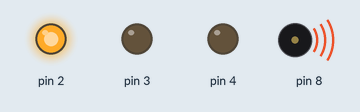
This sketch was run on a simulated Arduino Uno, built with avr-gcc and run on an emulated ATmega328P. On the bench: output pins drawn as LEDs (lit = HIGH), buzzer (waves = sounding).

Above: at 0.08 s.
At 10.2 s:
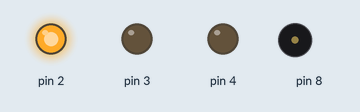
At 15.84 s:
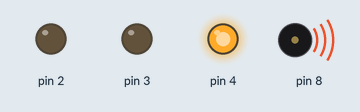
At 17.25 s:
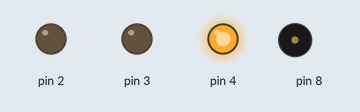
At 20.57 s:
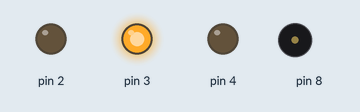
At 36.58 s:
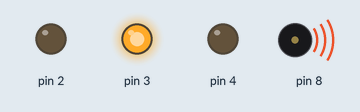
Timing chart, 0 to 40.0 s (numbered marks = the images above):
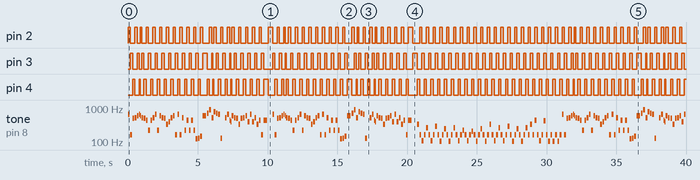

The sketch:

tetris.ino
```cpp
#include "pitches.h"
//notes in the melody:
int melody[] = {
NOTE_E5, NOTE_E3, NOTE_B4, NOTE_C5, NOTE_D5, NOTE_E5, NOTE_D5, NOTE_C5,
NOTE_B4, NOTE_A4, NOTE_A3, NOTE_A4, NOTE_C5, NOTE_E5, NOTE_A3, NOTE_D5,
NOTE_C5, NOTE_B4, NOTE_E4, NOTE_G4, NOTE_C5, NOTE_D5, NOTE_E3, NOTE_E5,
NOTE_E3, NOTE_C5, NOTE_A3, NOTE_A4, NOTE_A3, NOTE_A4, NOTE_A3, NOTE_B2,
NOTE_C3, NOTE_D3, NOTE_D5, NOTE_F5, NOTE_A5, NOTE_C5, NOTE_C5, NOTE_G5,
NOTE_F5, NOTE_E5, NOTE_C3, 0, NOTE_C5, NOTE_E5, NOTE_A4, NOTE_G4, NOTE_D5,
NOTE_C5, NOTE_B4, NOTE_E4, NOTE_B4, NOTE_C5, NOTE_D5, NOTE_G4, NOTE_E5,
NOTE_G4, NOTE_C5, NOTE_E4, NOTE_A4, NOTE_E3, NOTE_A4, 0,
NOTE_E5, NOTE_E3, NOTE_B4, NOTE_C5, NOTE_D5, NOTE_E5, NOTE_D5, NOTE_C5,
NOTE_B4, NOTE_A4, NOTE_A3, NOTE_A4, NOTE_C5, NOTE_E5, NOTE_A3, NOTE_D5,
NOTE_C5, NOTE_B4, NOTE_E4, NOTE_G4, NOTE_C5, NOTE_D5, NOTE_E3, NOTE_E5,
NOTE_E3, NOTE_C5, NOTE_A3, NOTE_A4, NOTE_A3, NOTE_A4, NOTE_A3, NOTE_B2,
NOTE_C3, NOTE_D3, NOTE_D5, NOTE_F5, NOTE_A5, NOTE_C5, NOTE_C5, NOTE_G5,
NOTE_F5, NOTE_E5, NOTE_C3, 0, NOTE_C5, NOTE_E5, NOTE_A4, NOTE_G4, NOTE_D5,
NOTE_C5, NOTE_B4, NOTE_E4, NOTE_B4, NOTE_C5, NOTE_D5, NOTE_G4, NOTE_E5,
NOTE_G4, NOTE_C5, NOTE_E4, NOTE_A4, NOTE_E3, NOTE_A4, 0,
NOTE_E4, NOTE_E3, NOTE_A2, NOTE_E3, NOTE_C4, NOTE_E3, NOTE_A2, NOTE_E3,
NOTE_D4, NOTE_E3, NOTE_GS2, NOTE_E3, NOTE_B3, NOTE_E3, NOTE_GS2, NOTE_E3,
NOTE_C4, NOTE_E3, NOTE_A2, NOTE_E3, NOTE_A3, NOTE_E3, NOTE_A2, NOTE_E3,
NOTE_GS3, NOTE_E3, NOTE_GS2, NOTE_E3, NOTE_B3, NOTE_E3, NOTE_GS2, NOTE_E3,
NOTE_E4, NOTE_E3, NOTE_A2, NOTE_E3, NOTE_C4, NOTE_E3, NOTE_A2, NOTE_E3,
NOTE_D4, NOTE_E3, NOTE_GS2, NOTE_E3, NOTE_B3, NOTE_E3, NOTE_GS2, NOTE_E3,
NOTE_C4, NOTE_E3, NOTE_E4, NOTE_E3, NOTE_A4, NOTE_E3, NOTE_A2, NOTE_E3,
NOTE_GS4, NOTE_E3, NOTE_GS2, NOTE_E3, NOTE_GS2, NOTE_E3, NOTE_GS2, NOTE_E3,
NOTE_E5, NOTE_E3, NOTE_B4, NOTE_C5, NOTE_D5, NOTE_E5, NOTE_D5, NOTE_C5,
NOTE_B4, NOTE_A4, NOTE_A3, NOTE_A4, NOTE_C5, NOTE_E5, NOTE_A3, NOTE_D5,
NOTE_C5, NOTE_B4, NOTE_E4, NOTE_G4, NOTE_C5, NOTE_D5, NOTE_E3, NOTE_E5,
NOTE_E3, NOTE_C5, NOTE_A3, NOTE_A4, NOTE_A3, NOTE_A4, NOTE_A3, NOTE_B2,
NOTE_C3, NOTE_D3, NOTE_D5, NOTE_F5, NOTE_A5, NOTE_C5, NOTE_C5, NOTE_G5,
NOTE_F5, NOTE_E5, NOTE_C3, 0, NOTE_C5, NOTE_E5, NOTE_A4, NOTE_G4, NOTE_D5,
NOTE_C5, NOTE_B4, NOTE_E4, NOTE_B4, NOTE_C5, NOTE_D5, NOTE_G4, NOTE_E5,
NOTE_G4, NOTE_C5, NOTE_E4, NOTE_A4, NOTE_E3, NOTE_A4, 0,
NOTE_E5, NOTE_E3, NOTE_B4, NOTE_C5, NOTE_D5, NOTE_E5, NOTE_D5, NOTE_C5,
NOTE_B4, NOTE_A4, NOTE_A3, NOTE_A4, NOTE_C5, NOTE_E5, NOTE_A3, NOTE_D5,
NOTE_C5, NOTE_B4, NOTE_E4, NOTE_G4, NOTE_C5, NOTE_D5, NOTE_E3, NOTE_E5,
NOTE_E3, NOTE_C5, NOTE_A3, NOTE_A4, NOTE_A3, NOTE_A4, NOTE_A3, NOTE_B2,
NOTE_C3, NOTE_D3, NOTE_D5, NOTE_F5, NOTE_A5, NOTE_C5, NOTE_C5, NOTE_G5,
NOTE_F5, NOTE_E5, NOTE_C3, 0, NOTE_C5, NOTE_E5, NOTE_A4, NOTE_G4, NOTE_D5,
NOTE_C5, NOTE_B4, NOTE_E4, NOTE_B4, NOTE_C5, NOTE_D5, NOTE_G4, NOTE_E5,
NOTE_G4, NOTE_C5, NOTE_E4, NOTE_A4, NOTE_E3, NOTE_A4, 0,
NOTE_E4, NOTE_E3, NOTE_A2, NOTE_E3, NOTE_C4, NOTE_E3, NOTE_A2, NOTE_E3,
NOTE_D4, NOTE_E3, NOTE_GS2, NOTE_E3, NOTE_B3, NOTE_E3, NOTE_GS2, NOTE_E3,
NOTE_C4, NOTE_E3, NOTE_A2, NOTE_E3, NOTE_A3, NOTE_E3, NOTE_A2, NOTE_E3,
NOTE_GS3, NOTE_E3, NOTE_GS2, NOTE_E3, NOTE_B3, NOTE_E3, NOTE_GS2, NOTE_E3,
NOTE_E4, NOTE_E3, NOTE_A2, NOTE_E3, NOTE_C4, NOTE_E3, NOTE_A2, NOTE_E3,
NOTE_D4, NOTE_E3, NOTE_GS2, NOTE_E3, NOTE_B3, NOTE_E3, NOTE_GS2, NOTE_E3,
NOTE_C4, NOTE_E3, NOTE_E4, NOTE_E3, NOTE_A4, NOTE_E3, NOTE_A2, NOTE_E3,
NOTE_GS4, NOTE_E3, NOTE_GS2, NOTE_E3, NOTE_GS2, NOTE_E3, NOTE_GS2, NOTE_E3,
};
//note durations: 4 = quarter note, 8 = eighth note, etc
int noteDurations[] = {
8,8,8,8,8,16,16,8,8,8,8,8,8,8,8,8,8,8,8,8,8,8,8,8,8,8,8,8,8,8,8,8,8,
8,4,8,8,16,16,8,8,8,8,8,8,8,16,16,8,8,8,8,8,8,8,8,8,8,8,8,8,8,4,4,
8,8,8,8,8,16,16,8,8,8,8,8,8,8,8,8,8,8,8,8,8,8,8,8,8,8,8,8,8,8,8,8,8,
8,4,8,8,16,16,8,8,8,8,8,8,8,16,16,8,8,8,8,8,8,8,8,8,8,8,8,8,8,4,4,
8,8,8,8,8,8,8,8,8,8,8,8,8,8,8,8,8,8,8,8,8,8,8,8,8,8,8,8,8,8,8,8,
8,8,8,8,8,8,8,8,8,8,8,8,8,8,8,8,8,8,8,8,8,8,8,8,8,8,8,8,8,8,8,8,
8,8,8,8,8,16,16,8,8,8,8,8,8,8,8,8,8,8,8,8,8,8,8,8,8,8,8,8,8,8,8,8,8,
8,4,8,8,16,16,8,8,8,8,8,8,8,16,16,8,8,8,8,8,8,8,8,8,8,8,8,8,8,4,4,
8,8,8,8,8,16,16,8,8,8,8,8,8,8,8,8,8,8,8,8,8,8,8,8,8,8,8,8,8,8,8,8,8,
8,4,8,8,16,16,8,8,8,8,8,8,8,16,16,8,8,8,8,8,8,8,8,8,8,8,8,8,8,4,4,
8,8,8,8,8,8,8,8,8,8,8,8,8,8,8,8,8,8,8,8,8,8,8,8,8,8,8,8,8,8,8,8,
8,8,8,8,8,8,8,8,8,8,8,8,8,8,8,8,8,8,8,8,8,8,8,8,8,8,8,8,8,8,8,8,
};

void setup(){
  pinMode(4, OUTPUT);
  pinMode(3, OUTPUT);
  pinMode(2, OUTPUT);

  int i = 0;
//iterate over the notes of the melody:

  for (int thisNote = 0; thisNote < 1000; thisNote++){

/*
to calculate the note duration, take one second divided by the note type.
e.g. quarter note = 1000 / 4, eighth note = 1000/8, etc.
*/

    int noteDuration = 1000/noteDurations[thisNote];
    tone(8, melody[thisNote],noteDuration);
    digitalWrite(i % 3 + 2, HIGH);

/*
to distinguish the notes, set a minimum time between them.
the note's duration + 30% seems to work well:
*/

    int pauseBetweenNotes = noteDuration * 1.30;
    delay(pauseBetweenNotes);
    noTone(8);    //stop the tone playing:
    digitalWrite(i % 3 + 2, LOW);
    i++;
  }
  digitalWrite(8,LOW);
}

void loop(){}
```

pitches.h
```cpp
 #define NOTE_B0  31
 #define NOTE_C1  33
 #define NOTE_CS1 35
 #define NOTE_D1  37
 #define NOTE_DS1 39
 #define NOTE_E1  41
 #define NOTE_F1  44
 #define NOTE_FS1 46
 #define NOTE_G1  49
 #define NOTE_GS1 52
 #define NOTE_A1  55
 #define NOTE_AS1 58
 #define NOTE_B1  62
 #define NOTE_C2  65
 #define NOTE_CS2 69
 #define NOTE_D2  73
 #define NOTE_DS2 78
 #define NOTE_E2  82
 #define NOTE_F2  87
 #define NOTE_FS2 93
 #define NOTE_G2  98
 #define NOTE_GS2 104
 #define NOTE_A2  110
 #define NOTE_AS2 117
 #define NOTE_B2  123
 #define NOTE_C3  131
 #define NOTE_CS3 139
 #define NOTE_D3  147
 #define NOTE_DS3 156
 #define NOTE_E3  165
 #define NOTE_F3  175
 #define NOTE_FS3 185
 #define NOTE_G3  196
 #define NOTE_GS3 208
 #define NOTE_A3  220
 #define NOTE_AS3 233
 #define NOTE_B3  247
 #define NOTE_C4  262
 #define NOTE_CS4 277
 #define NOTE_D4  294
 #define NOTE_DS4 311
 #define NOTE_E4  330
 #define NOTE_F4  349
 #define NOTE_FS4 370
 #define NOTE_G4  392
 #define NOTE_GS4 415
 #define NOTE_A4  440
 #define NOTE_AS4 466
 #define NOTE_B4  494
 #define NOTE_C5  523
 #define NOTE_CS5 554
 #define NOTE_D5  587
 #define NOTE_DS5 622
 #define NOTE_E5  659
 #define NOTE_F5  698
 #define NOTE_FS5 740
 #define NOTE_G5  784
 #define NOTE_GS5 831
 #define NOTE_A5  880
 #define NOTE_AS5 932
 #define NOTE_B5  988
 #define NOTE_C6  1047
 #define NOTE_CS6 1109
 #define NOTE_D6  1175
 #define NOTE_DS6 1245
 #define NOTE_E6  1319
 #define NOTE_F6  1397
 #define NOTE_FS6 1480
 #define NOTE_G6  1568
 #define NOTE_GS6 1661
 #define NOTE_A6  1760
 #define NOTE_AS6 1865
 #define NOTE_B6  1976
 #define NOTE_C7  2093
 #define NOTE_CS7 2217
 #define NOTE_D7  2349
 #define NOTE_DS7 2489
 #define NOTE_E7  2637
 #define NOTE_F7  2794
 #define NOTE_FS7 2960
 #define NOTE_G7  3136
 #define NOTE_GS7 3322
 #define NOTE_A7  3520
 #define NOTE_AS7 3729
 #define NOTE_B7  3951
 #define NOTE_C8  4186
 #define NOTE_CS8 4435
 #define NOTE_D8  4699
 #define NOTE_DS8 4978
```

Measured:
- by itself, pin 2: LOW → HIGH at 0.00 s, → LOW 0.16 s later, → HIGH 0.32 s later, → LOW 0.16 s later, … (166 changes in this stretch)
- by itself, pin 3: LOW → HIGH at 0.16 s, → LOW 0.16 s later, → HIGH 0.32 s later, → LOW 0.16 s later, … (166 changes in this stretch)
- by itself, tone on pin 8: plays 659 Hz for 0.13 s, 165 Hz for 0.13 s, 494 Hz for 0.13 s, 523 Hz for 0.13 s, 587 Hz for 0.13 s, 659 Hz for 0.06 s … (244 notes in this stretch)
